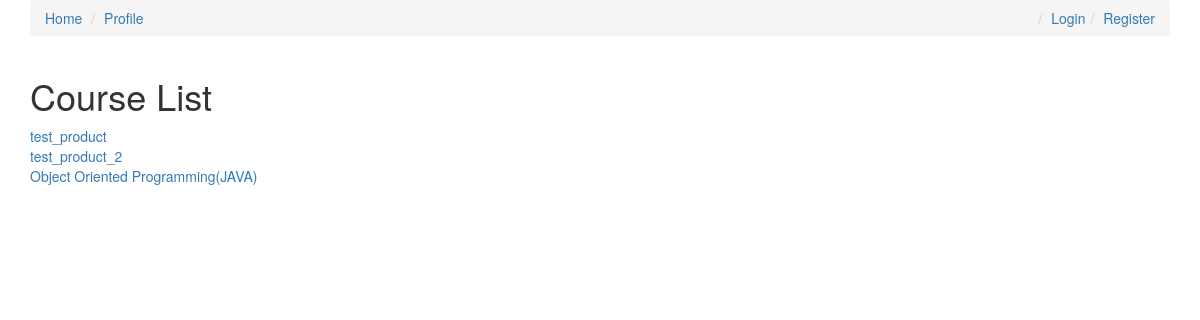
The page / on the database its author committed.
### courses/models.py (models this page shows, shortened)
class Course(models.Model):
    slug = models.SlugField()
    title = models.CharField(max_length=150)
    description = models.TextField()
    allowed_memberships = models.ManyToManyField(Membership)
    def __str__(self):
        return self.title
    def get_absolute_url(self):
        return reverse('courses:detail',kwargs={'slug':self.slug})

### courses/views.py (the view)
# urls.py: path('',CourseListView.as_view(),name='list'),
class CourseListView(ListView):
    model = Course

### courses/templates/courses/course_list.html
{% extends 'courses/base.html' %}
{% block content%}
    <div class="container">
        <div class="row">
            <div class="col-sm-4 col-md-4">
            <h1> Course List</h1>
                {% for object in object_list%}
                <a href ="{{object.get_absolute_url}}">{{object}}</a>
                <br>
                {% endfor %}
            </div>
        </div>
    </div>
{% endblock%}

### rows shown on the page
Course: title "test_product"
Course: title "test_product_2"
Course: title "Object Oriented Programming(JAVA)"
